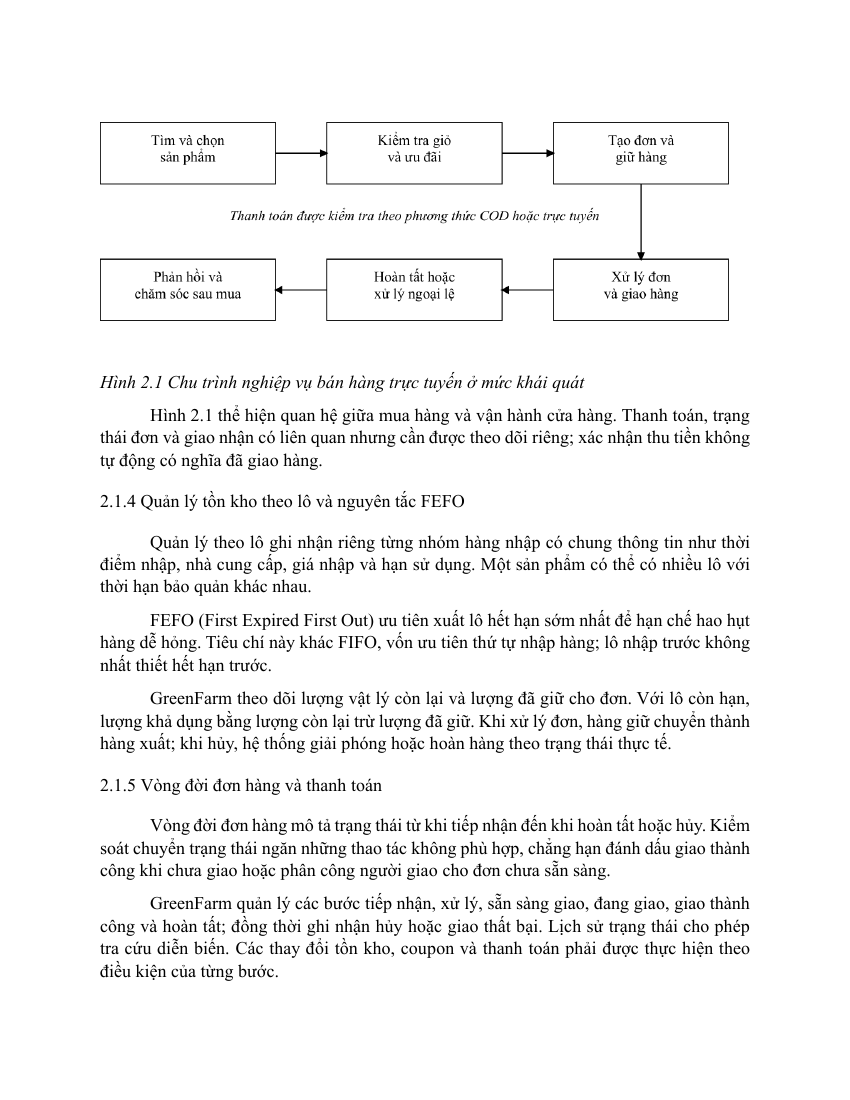
#> input picture tmp/chapters456/reference-render/page-13.png, 850 x 1100 px; its folder holds 4 pictures in this run
$ python contacts.py
#> lines starting #> are read from the running program, lines starting #| are printed output that depends on the picture
from pathlib import Path
from PIL import Image,ImageOps,ImageDraw
p=Path('tmp/chapters456/reference-render');files=sorted(p.glob('page-*.png'),key=lambda x:int(x.stem.split('-')[-1]))
for start in range(0,len(files),6):
 canvas=Image.new('RGB',(2550,2260),'#bfbfbf');d=ImageDraw.Draw(canvas)
#> after `canvas = Image.new('RGB', (2550, 2260), '#bfbfbf')`: canvas: PIL image 2550x2260 RGB; every value is 191
 for j,f in enumerate(files[start:start+6]):
  im=Image.open(f).convert('RGB');im.thumbnail((850,1100));x=(j%3)*850;y=(j//3)*1130;canvas.paste(im,(x,y+25));d.text((x+8,y+5),f.stem,fill='black')
#> further down, im is the input picture: PIL image 850x1100 RGB; min 0, max 255, mean 244.2
#> after `canvas.paste(im, (x, y + 25))`:
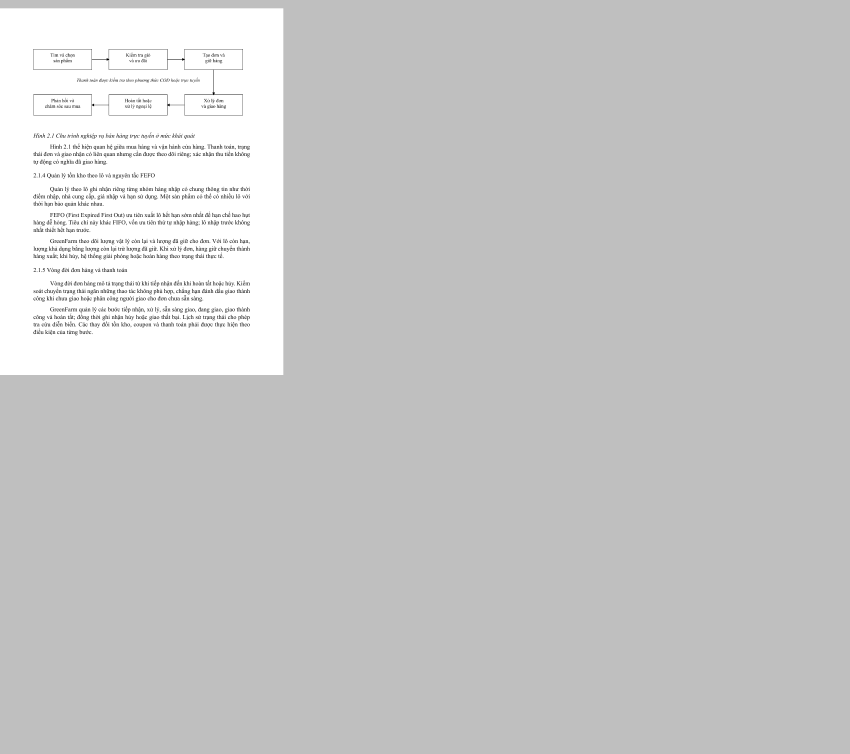
#> canvas: PIL image 2550x2260 RGB (shown at 1/3 size); min 0, max 255, mean 199.6
 canvas.save(p/f'contact-{start//6+1}.jpg')
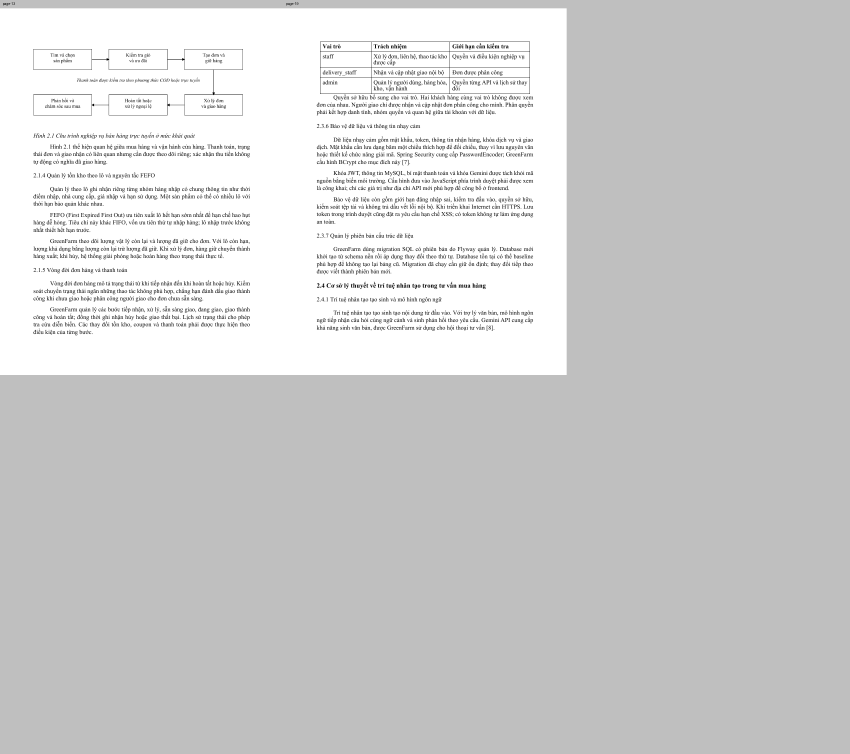
#> saved as contact-1.jpg: PIL image 2550x2260 RGB (shown at 1/3 size); min 0, max 255, mean 207.8
print('Reference contact sheets',len(list(p.glob('contact-*.jpg'))))

$ run again, on tmp/chapters456/reference-render/page-20.png
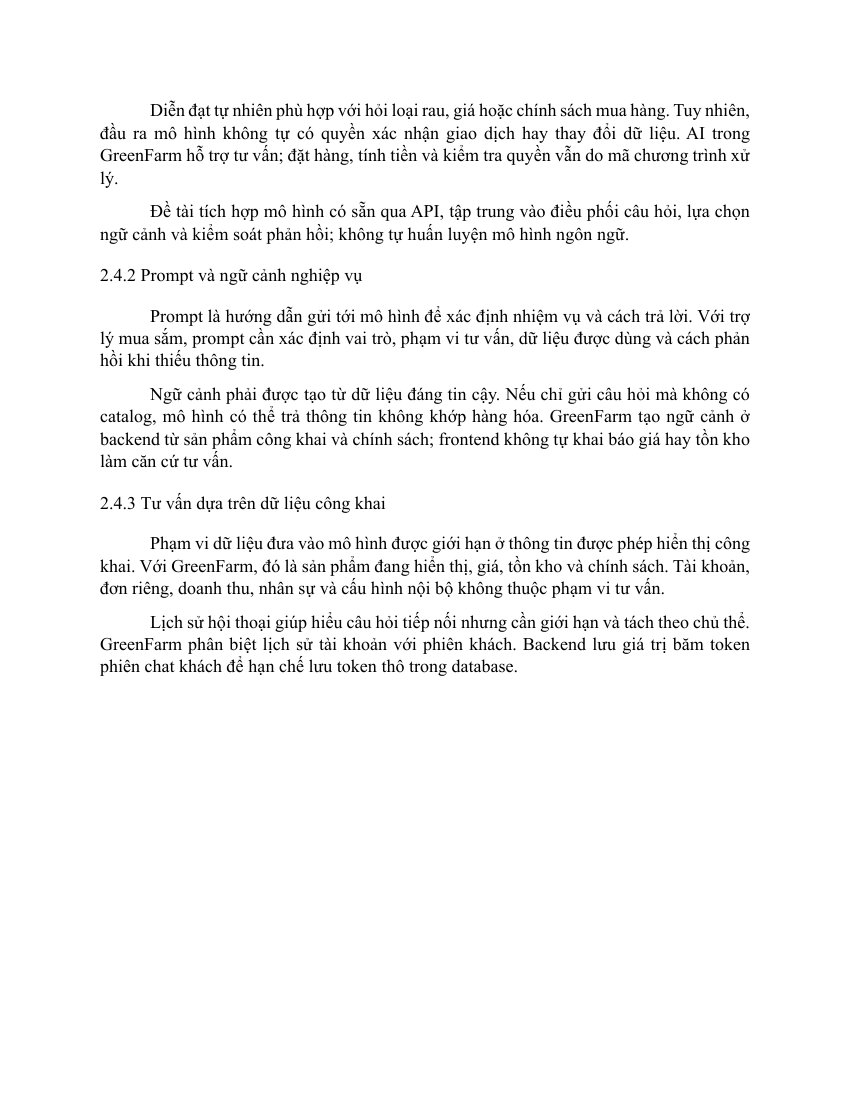
#> input picture tmp/chapters456/reference-render/page-20.png, 850 x 1100 px
#> im is the input picture: PIL image 850x1100 RGB; min 0, max 255, mean 246.5
#> `canvas.paste(im, (x, y + 25))`:
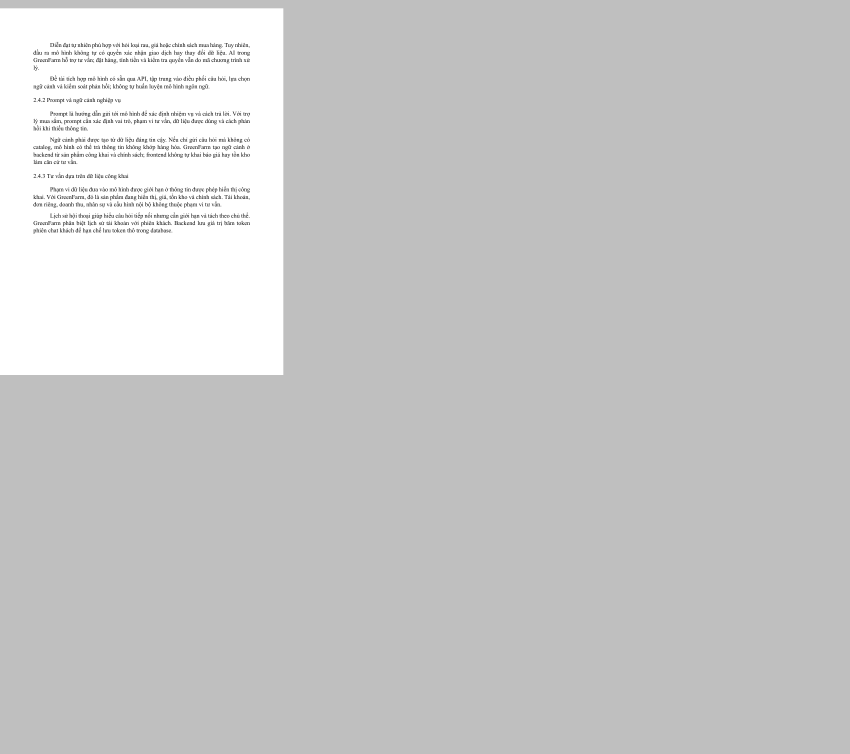
#> canvas: PIL image 2550x2260 RGB (shown at 1/3 size); min 0, max 255, mean 200

$ run again, on tmp/chapters456/reference-render/page-27.png
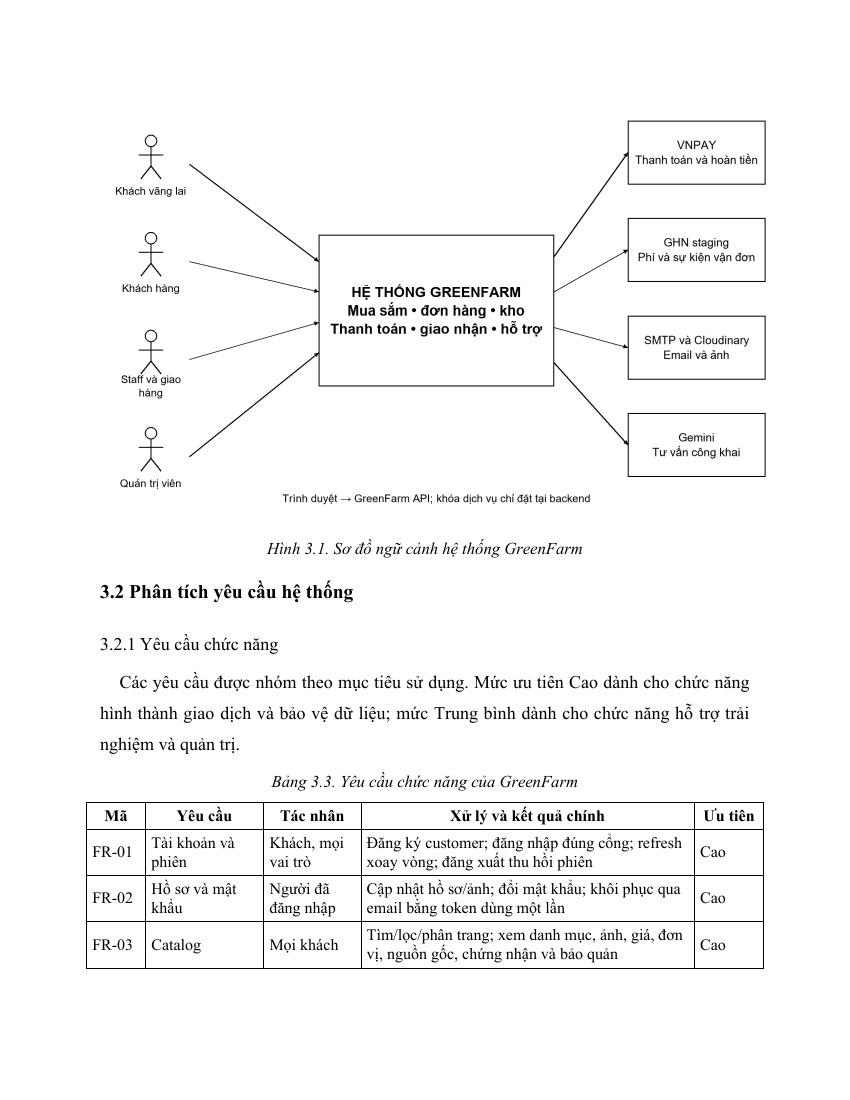
#> input picture tmp/chapters456/reference-render/page-27.png, 850 x 1100 px
#> im is the input picture: PIL image 850x1100 RGB; min 0, max 255, mean 247.2
#> `canvas.paste(im, (x, y + 25))`:
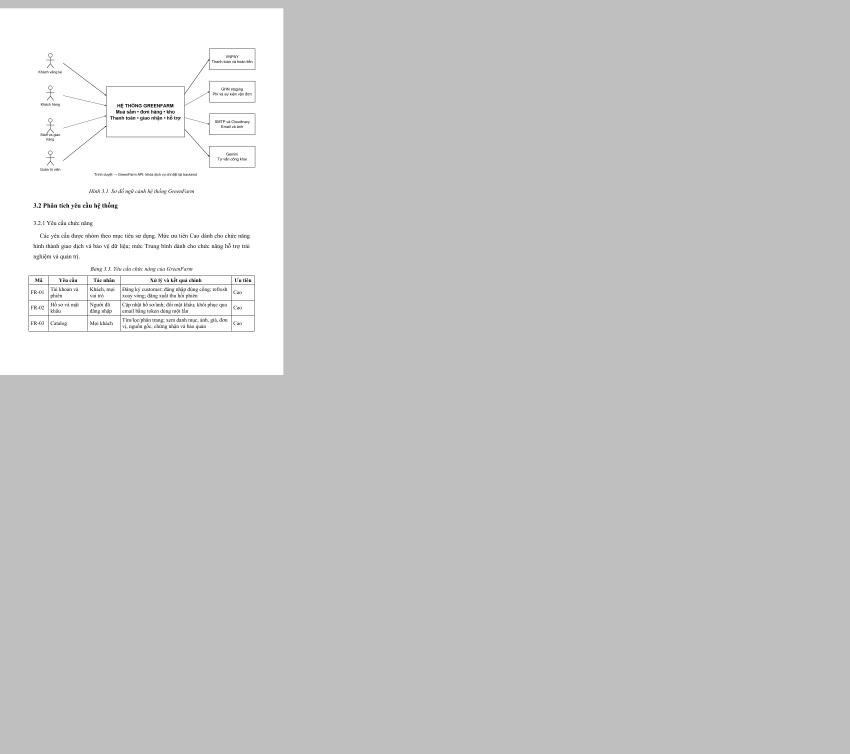
#> canvas: PIL image 2550x2260 RGB (shown at 1/3 size); min 0, max 255, mean 200.1
